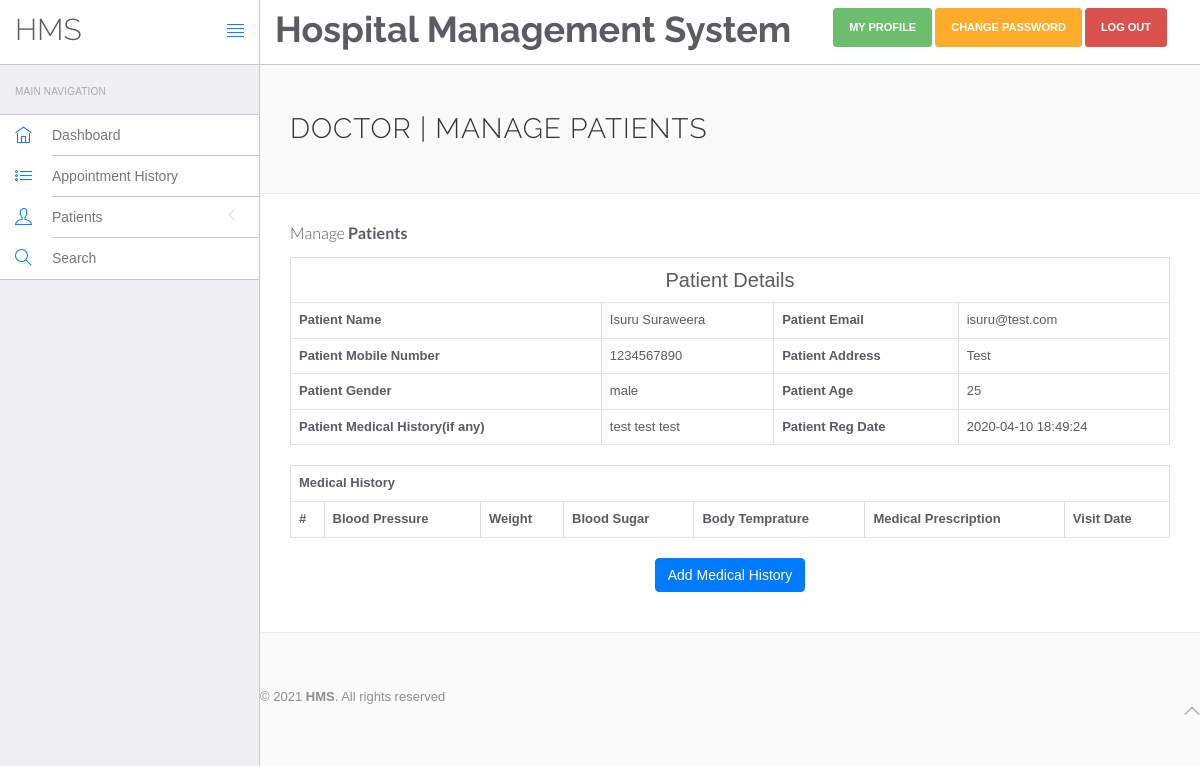
Screenshot of /hospital/hms/doctor/view-patient.php?viewid=5 (signed in) with the database file from the repository.
### tables this page shows
CREATE TABLE `tblpatient` (
  `ID` int(10) NOT NULL,
  `Docid` int(10) DEFAULT NULL,
  `PatientName` varchar(200) DEFAULT NULL,
  `PatientContno` bigint(10) DEFAULT NULL,
  `PatientEmail` varchar(200) DEFAULT NULL,
  `PatientGender` varchar(50) DEFAULT NULL,
  `PatientAdd` mediumtext DEFAULT NULL,
  `PatientAge` int(10) DEFAULT NULL,
  `PatientMedhis` mediumtext DEFAULT NULL,
  `CreationDate` timestamp NULL DEFAULT current_timestamp(),
  `UpdationDate` timestamp NULL DEFAULT NULL ON UPDATE current_timestamp()
);

### hospital/hms/doctor/view-patient.php (the view, shortened to what this page needs)
<?php
include('include/config.php');
?>
<!DOCTYPE html>
<html lang="en">
<head>
    <link rel="stylesheet" href="vendor/bootstrap/css/bootstrap.min.css">
    <link rel="stylesheet" href="vendor/fontawesome/css/font-awesome.min.css">
    <link rel="stylesheet" href="vendor/themify-icons/themify-icons.min.css">
    <link href="vendor/animate.css/animate.min.css" rel="stylesheet" media="screen">
    <link href="vendor/perfect-scrollbar/perfect-scrollbar.min.css" rel="stylesheet" media="screen">
    <link href="vendor/switchery/switchery.min.css" rel="stylesheet" media="screen">
    <link href="vendor/bootstrap-touchspin/jquery.bootstrap-touchspin.min.css" rel="stylesheet" media="screen">
    <link href="vendor/select2/select2.min.css" rel="stylesheet" media="screen">
    <link href="vendor/bootstrap-datepicker/bootstrap-datepicker3.standalone.min.css" rel="stylesheet" media="screen">
    <link href="vendor/bootstrap-timepicker/bootstrap-timepicker.min.css" rel="stylesheet" media="screen">
    <link rel="stylesheet" href="assets/css/styles.css">
    <link rel="stylesheet" href="assets/css/plugins.css">
    <link rel="stylesheet" href="assets/css/themes/theme-1.css" id="skin_color" />
</head>
<body>
    <div id="app">
        <?php include('include/sidebar.php');?>
        <div class="app-content">
            <?php include('include/header.php');?>
            <div class="main-content">
                <div class="wrap-content container" id="container">
                    <section id="page-title">
                        <div class="row">
                            <div class="col-sm-8">
                                <h1 class="mainTitle">Doctor | Manage Patients</h1>
                            </div>
                        </div>
                    </section>
                    <div class="container-fluid container-fullw bg-white">
                        <div class="row">
                            <div class="col-md-12">
                                <h5 class="over-title margin-bottom-15">Manage <span class="text-bold">Patients</span>
                                </h5>
                                <?php
                               $vid=$_GET['viewid'];
                               $ret=mysqli_query($con,"select * from tblpatient where ID='$vid'");
while ($row=mysqli_fetch_array($ret)) {
                               ?>
                                <table border="1" class="table table-bordered">
                                    <tr align="center">
                                        <td colspan="4" style="font-size:20px;color:blue">
                                            Patient Details</td>
                                    </tr>
                                    <tr>
                                        <th scope>Patient Name</th>
                                        <td><?php  echo $row['PatientName'];?></td>
                                        <th scope>Patient Email</th>
                                        <td><?php  echo $row['PatientEmail'];?></td>
                                    </tr>
                                    <tr>
                                        <th scope>Patient Mobile Number</th>
                                        <td><?php  echo $row['PatientContno'];?></td>
                                        <th>Patient Address</th>
                                        <td><?php  echo $row['PatientAdd'];?></td>
                                    </tr>
                                    <tr>
                                        <th>Patient Gender</th>
                                        <td><?php  echo $row['PatientGender'];?></td>
                                        <th>Patient Age</th>
                                        <td><?php  echo $row['PatientAge'];?></td>
                                    </tr>
                                    <tr>
                                        <th>Patient Medical History(if any)</th>
                                        <td><?php  echo $row['PatientMedhis'];?></td>
                                        <th>Patient Reg Date</th>
                                        <td><?php  echo $row['CreationDate'];?></td>
                                    </tr>
                                    <?php }?>
                                </table>
                                <table id="datatable" class="table table-bordered dt-responsive nowrap"
                                    style="border-collapse: collapse; border-spacing: 0; width: 100%;">
                                    <tr align="center">
                                        <th colspan="8">Medical History</th>
                                    </tr>
                                    <tr>
                                        <th>#</th>
                                        <th>Blood Pressure</th>
                                        <th>Weight</th>
                                        <th>Blood Sugar</th>
                                        <th>Body Temprature</th>
                                        <th>Medical Prescription</th>
                                        <th>Visit Date</th>
                                    </tr>
                                </table>
                                <p align="center">
                                    <button class="btn btn-primary waves-effect waves-light w-lg" data-toggle="modal"
                                        data-target="#myModal">Add Medical History</button></p>
                            </div>
                        </div>
                    </div>
                </div>
                <?php include('include/footer.php');?>
            </div>
</body>
</html>

### hospital/hms/doctor/assets/css/themes/theme-1.css (style rules this page uses)
body { background: #FAFAFA; }

### rows the page displays
tblpatient: PatientName "Isuru Suraweera", PatientEmail "isuru@test.com", PatientContno "1234567890", PatientAdd "Test", PatientGender "male", PatientAge "25", PatientMedhis "test test test", CreationDate "2020-04-10 18:49:24"
